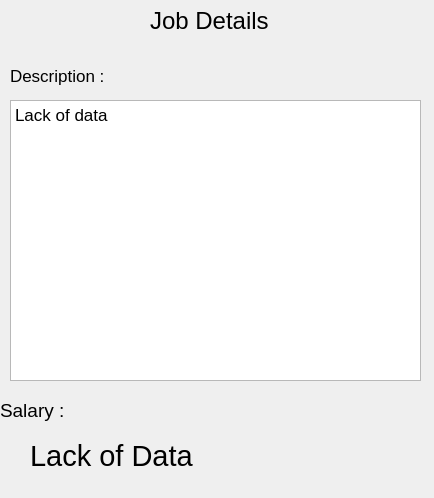
<?xml version="1.0" encoding="UTF-8"?>
<ui version="4.0">
 <class>Dialog</class>
 <widget class="QDialog" name="Dialog">
  <property name="geometry">
   <rect>
    <x>0</x>
    <y>0</y>
    <width>434</width>
    <height>498</height>
   </rect>
  </property>
  <property name="windowTitle">
   <string>Dialog</string>
  </property>
  <widget class="QLabel" name="w1title">
   <property name="geometry">
    <rect>
     <x>150</x>
     <y>0</y>
     <width>141</width>
     <height>41</height>
    </rect>
   </property>
   <property name="font">
    <font>
     <pointsize>18</pointsize>
    </font>
   </property>
   <property name="text">
    <string>Job Details</string>
   </property>
  </widget>
  <widget class="QLabel" name="w1salary">
   <property name="geometry">
    <rect>
     <x>0</x>
     <y>400</y>
     <width>81</width>
     <height>21</height>
    </rect>
   </property>
   <property name="font">
    <font>
     <pointsize>14</pointsize>
    </font>
   </property>
   <property name="text">
    <string>Salary :</string>
   </property>
  </widget>
  <widget class="QTextEdit" name="w1text">
   <property name="geometry">
    <rect>
     <x>10</x>
     <y>100</y>
     <width>411</width>
     <height>281</height>
    </rect>
   </property>
   <property name="font">
    <font>
     <pointsize>13</pointsize>
    </font>
   </property>
   <property name="html">
    <string>&lt;!DOCTYPE HTML PUBLIC &quot;-//W3C//DTD HTML 4.0//EN&quot; &quot;http://www.w3.org/TR/REC-html40/strict.dtd&quot;&gt;
&lt;html&gt;&lt;head&gt;&lt;meta name=&quot;qrichtext&quot; content=&quot;1&quot; /&gt;&lt;style type=&quot;text/css&quot;&gt;
p, li { white-space: pre-wrap; }
&lt;/style&gt;&lt;/head&gt;&lt;body style=&quot; font-family:'Fira Sans Semi-Light'; font-size:13pt; font-weight:400; font-style:normal;&quot;&gt;
&lt;p style=&quot; margin-top:0px; margin-bottom:0px; margin-left:0px; margin-right:0px; -qt-block-indent:0; text-indent:0px;&quot;&gt;Lack of data&lt;/p&gt;&lt;/body&gt;&lt;/html&gt;</string>
   </property>
  </widget>
  <widget class="QLabel" name="w1predictedsal">
   <property name="geometry">
    <rect>
     <x>30</x>
     <y>430</y>
     <width>401</width>
     <height>51</height>
    </rect>
   </property>
   <property name="font">
    <font>
     <pointsize>22</pointsize>
    </font>
   </property>
   <property name="text">
    <string>Lack of Data</string>
   </property>
  </widget>
  <widget class="QLabel" name="w1des">
   <property name="geometry">
    <rect>
     <x>10</x>
     <y>60</y>
     <width>131</width>
     <height>31</height>
    </rect>
   </property>
   <property name="font">
    <font>
     <pointsize>13</pointsize>
    </font>
   </property>
   <property name="text">
    <string>Description :</string>
   </property>
  </widget>
 </widget>
 <resources/>
 <connections/>
</ui>
